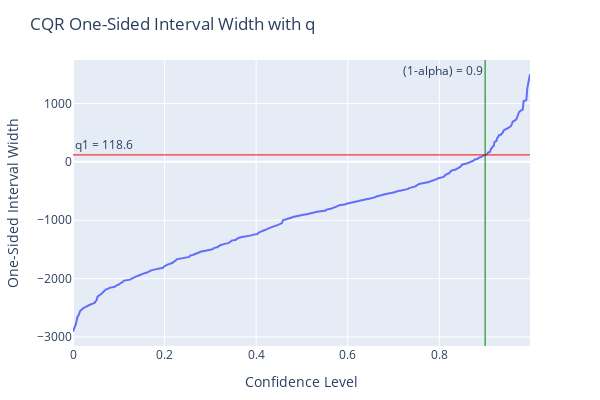

The notebook cell this image was saved under:
### Code cell
method = "cqr"

cqr_forecast = m.conformal_predict(
    test_np, 
    calibration_df=calib_df, 
    alpha=0.10, 
    method=method, 
    plotting_backend="plotly-static"
)

### Figure 1 — Plotly figure (JSON) as saved in the notebook; plotly's stock layout.template omitted (floating-point values rounded to 4 significant figures; data arrays with more than 128 entries replaced by an {"elided": "..."} marker saying what was removed)
{"data": [{"hovertemplate": "Confidence Level=%{x}<br>One-Sided Interval Width=%{y}<extra></extra>", "legendgroup": "", "line": {"color": "#636efa", "dash": "solid"}, "marker": {"symbol": "circle"}, "mode": "lines", "name": "", "orientation": "v", "showlegend": false, "type": "scatter", "x": {"elided": "504 float values"}, "xaxis": "x", "y": {"elided": "504 float values"}, "yaxis": "y"}], "layout": {"annotations": [{"showarrow": false, "text": "(1-alpha) = 0.9", "x": 0.9, "xanchor": "right", "xref": "x", "y": 1, "yanchor": "top", "yref": "y domain"}, {"showarrow": false, "text": "q1 = 118.6", "x": 0, "xanchor": "left", "xref": "x domain", "y": 118.6, "yanchor": "bottom", "yref": "y"}], "height": 400, "legend": {"tracegroupgap": 0}, "margin": {"b": 50, "l": 70, "r": 70, "t": 60}, "shapes": [{"line": {"color": "green", "width": 1}, "type": "line", "x0": 0.9, "x1": 0.9, "xref": "x", "y0": 0, "y1": 1, "yref": "y domain"}, {"line": {"color": "red", "width": 1}, "type": "line", "x0": 0, "x1": 1, "xref": "x domain", "y0": 118.6, "y1": 118.6, "yref": "y"}], "title": {"text": "CQR One-Sided Interval Width with q"}, "width": 600, "xaxis": {"anchor": "y", "domain": [0, 1], "title": {"text": "Confidence Level"}}, "yaxis": {"anchor": "x", "domain": [0, 1], "title": {"text": "One-Sided Interval Width"}}}}
